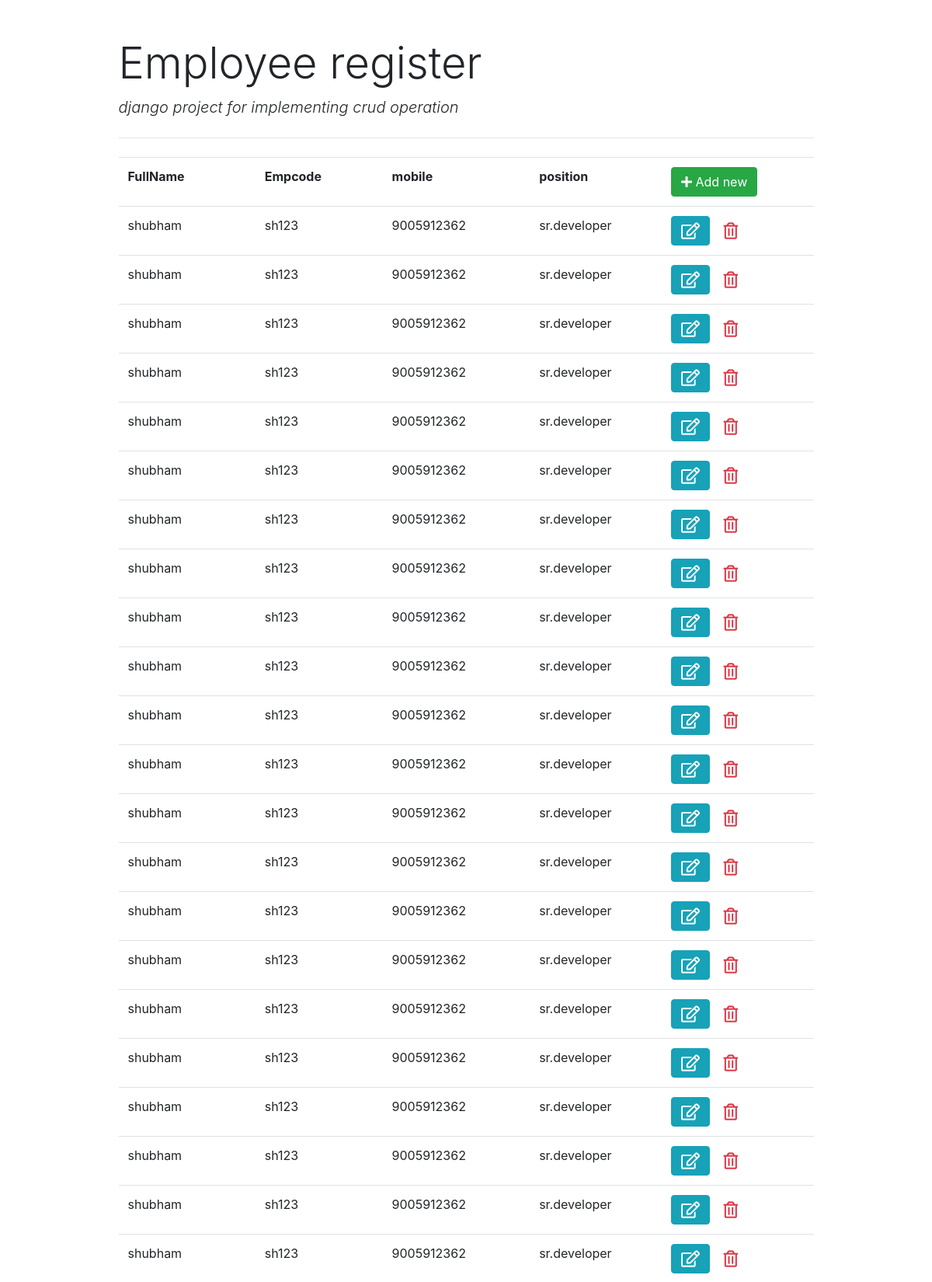
Screenshot of /employee/list/ (upper part) with the database file from the repository.
### employee/models.py (models this page shows, shortened)
class employee(models.Model):
    fullname=models.CharField(max_length=50)
    emp_code=models.CharField(max_length=30)
    mobile=models.CharField(max_length=30)
    position=models.ForeignKey(position,on_delete=models.CASCADE)

class position(models.Model):
    title=models.CharField(max_length=40)
    def __str__(self):
        return self.title

### employee/views.py (the view)
# urls.py: path('list/',views.employee_list,name='employee_list'),
def employee_list(request):
    context ={'employee_list': employee.objects.all()}
    return render(request,"employee/employee_list.html",context)

### employee/templates/employee/employee_list.html (shortened to what this page needs)
{% extends "employee/base.html" %}
{% block content %}
<table class="table" table="borderless">
    <thead class="border-bottom font-weight-bold">
        <tr>
            <td>FullName</td>
            <td>Empcode</td>
            <td>mobile</td>
            <td>position</td>
            <td>
                <a href="{% url 'employee_insert' %}" class="btn btn-success">
                    <i class="fas fa-plus"></i> Add new
                </a>
            </td>
        </tr>
    </thead>
    <tbody>
        {% for employees in employee_list %}
        <tr>
            <td>{{employees.fullname}}</td>
            <td>{{employees.emp_code}}</td>
            <td>{{employees.mobile}}</td>
            <td>{{employees.position}}</td>
            <td>
                <a href="{% url 'employee_update' employees.id %}" class="btn
                    btn-info">
                    <i class="far fa-edit fa-lg"></i>
                </a>
                <form action="{% url 'employee_delete' employees.id %}"
                    method="POST" class="d-inline">
                    <button type="submit" class="btn">
                        <i class="far fa-trash-alt fa-lg text-danger
                            float-right"></i>
                    </button>
                </form>
            </td>
        </tr>
        {% endfor %}
    </tbody>
</table>
{% endblock content %}

### employee/templates/employee/base.html (shortened to what this page needs)
<!DOCTYPE html>
<html lang="en">
    <head>
        <link rel="stylesheet"
            href="https://stackpath.bootstrapcdn.com/bootstrap/4.4.1/css/bootstrap.min.css"
>
        <link rel="stylesheet"
            href="https://cdnjs.cloudflare.com/ajax/libs/font-awesome/5.13.0/css/all.min.css">
    </head>
    <body>
        <div class="container">
            <div class="col-md-10 offset-md-1 mt-5">
                <div class="jumbotrone">
                    <h1 class="display-4">Employee register</h1>
                    <p class="lead font-italic"> django project for implementing
                        crud operation</p>
                    <hr class="my-4">
                    {% block content %}
                    {% endblock content %}
                </div>
            </div>
        </div>
    </body>
</html>

### rows the page displays
employee: fullname "shubham", emp_code "sh123", mobile "9005912362", position "sr.developer"
employee: fullname "shubham", emp_code "sh123", mobile "9005912362", position "sr.developer"
employee: fullname "shubham", emp_code "sh123", mobile "9005912362", position "sr.developer"
employee: fullname "shubham", emp_code "sh123", mobile "9005912362", position "sr.developer"
employee: fullname "shubham", emp_code "sh123", mobile "9005912362", position "sr.developer"
employee: fullname "shubham", emp_code "sh123", mobile "9005912362", position "sr.developer"
employee: fullname "shubham", emp_code "sh123", mobile "9005912362", position "sr.developer"
employee: fullname "shubham", emp_code "sh123", mobile "9005912362", position "sr.developer"
employee: fullname "shubham", emp_code "sh123", mobile "9005912362", position "sr.developer"
employee: fullname "shubham", emp_code "sh123", mobile "9005912362", position "sr.developer"
employee: fullname "shubham", emp_code "sh123", mobile "9005912362", position "sr.developer"
employee: fullname "shubham", emp_code "sh123", mobile "9005912362", position "sr.developer"
employee: fullname "shubham", emp_code "sh123", mobile "9005912362", position "sr.developer"
employee: fullname "shubham", emp_code "sh123", mobile "9005912362", position "sr.developer"
employee: fullname "shubham", emp_code "sh123", mobile "9005912362", position "sr.developer"
employee: fullname "shubham", emp_code "sh123", mobile "9005912362", position "sr.developer"
employee: fullname "shubham", emp_code "sh123", mobile "9005912362", position "sr.developer"
employee: fullname "shubham", emp_code "sh123", mobile "9005912362", position "sr.developer"
employee: fullname "shubham", emp_code "sh123", mobile "9005912362", position "sr.developer"
employee: fullname "shubham", emp_code "sh123", mobile "9005912362", position "sr.developer"
employee: fullname "shubham", emp_code "sh123", mobile "9005912362", position "sr.developer"
employee: fullname "shubham", emp_code "sh123", mobile "9005912362", position "sr.developer"
